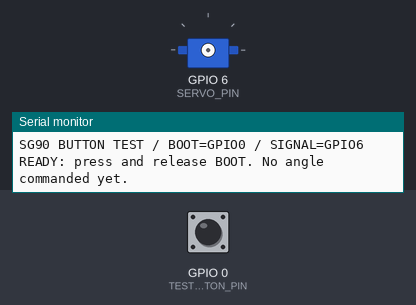
A sketch run on a simulated ESP32-S3. Shown: servo, the last lines printed to the serial monitor. The inputs (shaded band) are chosen by the test bench; at power-on: GPIO 0 (TEST_BUTTON_PIN) HIGH. Servo pulses on a pin are drawn as a servo (544–2400 µs = 0–180°).

Above: at 1.2 s.
1.3 s: GPIO 0 (TEST_BUTTON_PIN) pulled LOW for 0.15 s
2.9 s: GPIO 0 (TEST_BUTTON_PIN) pulled LOW for 1 s
At 3.3 s:
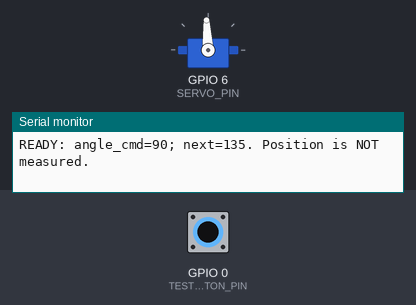
5.4 s: GPIO 0 (TEST_BUTTON_PIN) pulled LOW for 0.15 s
At 6.4 s:
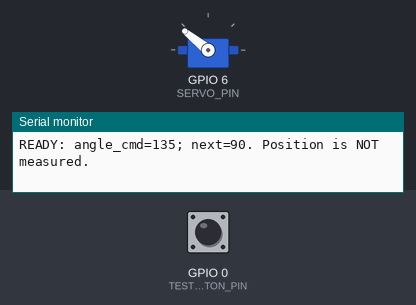
7.0 s: GPIO 0 (TEST_BUTTON_PIN) pulled LOW for 3.2 s
At 7.6 s:
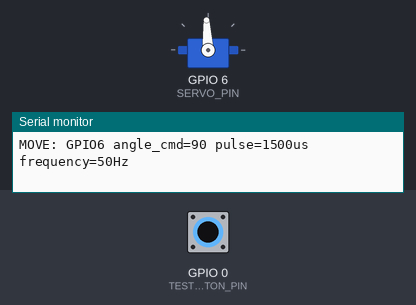
11.7 s: GPIO 0 (TEST_BUTTON_PIN) pulsed LOW 2 times (0.12 s each, 0.3 s apart)
At 12.4 s:
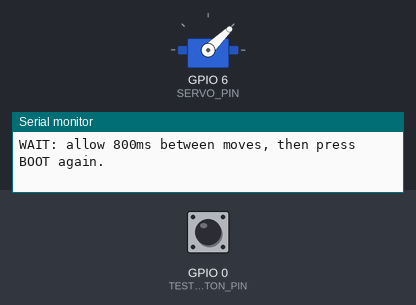
Timing chart, 0 to 14.7 s (numbered marks = the images above; inputs shaded):
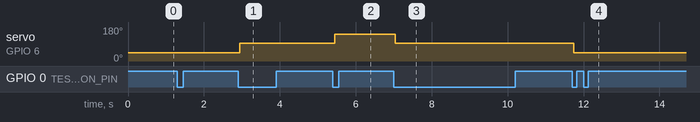

The sketch:

ServoButtonTest.ino
```cpp
/*
 * ESP32-S3 N16R8 / SG90 单独测试
 * 信号 GPIO6，BOOT 按钮 GPIO0（按下为 LOW）。
 * BOOT 每按一次：45 -> 90 -> 135 -> 90 -> 45 ...
 * 上电不发送位置脉冲，按键后才开始控制；RST 仅复位。
 * Arduino ESP32 3.x，无需安装第三方库。
 */
#include <Arduino.h>

#if !defined(CONFIG_IDF_TARGET_ESP32S3)
#error "Select ESP32S3 Dev Module."
#endif
#if ESP_ARDUINO_VERSION_MAJOR < 3
#error "Install Arduino ESP32 core 3.x."
#endif

constexpr uint8_t SERVO_PIN = 6;
constexpr uint8_t TEST_BUTTON_PIN = 0;
constexpr uint8_t PWM_BITS = 14;
constexpr uint32_t PWM_HZ = 50;
constexpr uint32_t PWM_PERIOD_US = 1000000UL / PWM_HZ;
constexpr uint32_t DEBOUNCE_MS = 40;
constexpr uint32_t MOVE_WAIT_MS = 800;
constexpr uint8_t ANGLES[] = {45, 90, 135, 90};

bool pwmReady = false;
bool rawPressed = false;
bool stablePressed = false;
bool releasedSinceBoot = false;
bool hasCommand = false;
uint32_t rawChangedAt = 0;
uint32_t lastMoveAt = 0;
uint32_t lastStatusAt = 0;
uint8_t nextAngleIndex = 0;
int commandedAngle = -1;

void printStatus() {
  if (!pwmReady) {
    Serial.println("ERROR: PWM unavailable. Check board/core settings, then reset.");
  } else if (!hasCommand) {
    Serial.println("READY: press and release BOOT. No angle commanded yet.");
  } else {
    Serial.printf("READY: angle_cmd=%d; next=%u. Position is NOT measured.\n",
      commandedAngle, unsigned(ANGLES[nextAngleIndex]));
  }
}

void moveOnPress(uint32_t now) {
  if (!pwmReady) return;
  if (hasCommand && now - lastMoveAt < MOVE_WAIT_MS) {
    Serial.println("WAIT: allow 800ms between moves, then press BOOT again.");
    return;
  }
  const uint8_t angle = ANGLES[nextAngleIndex];
  // SG90 常见 500~2500us 对应 0~180 度；本测试只用中间范围。
  // 45/90/135 度分别发出 1000/1500/2000us 脉冲。
  const uint32_t pulseUs = 500UL + uint32_t(angle) * 2000UL / 180UL;
  const uint32_t duty = (pulseUs * ((1UL << PWM_BITS) - 1) + PWM_PERIOD_US / 2)
                        / PWM_PERIOD_US;
  if (!ledcWrite(SERVO_PIN, duty)) {
    pwmReady = false;
    Serial.println("ERROR: ledcWrite failed. Restart after checking configuration.");
    return;
  }
  commandedAngle = angle;
  hasCommand = true;
  lastMoveAt = now;
  nextAngleIndex = (nextAngleIndex + 1) % (sizeof(ANGLES) / sizeof(ANGLES[0]));
  Serial.printf("MOVE: GPIO6 angle_cmd=%u pulse=%luus frequency=50Hz\n",
    unsigned(angle), (unsigned long)pulseUs);
}

void setup() {
  Serial.begin(115200);
  pinMode(TEST_BUTTON_PIN, INPUT_PULLUP);
  rawPressed = stablePressed = (digitalRead(TEST_BUTTON_PIN) == LOW);
  rawChangedAt = millis();
  pwmReady = ledcAttach(SERVO_PIN, PWM_HZ, PWM_BITS);
  // 保持信号低电平，不在上电时直接转向未知的目标位置。
  if (pwmReady && !ledcWrite(SERVO_PIN, 0)) pwmReady = false;
  Serial.println("\nSG90 BUTTON TEST / BOOT=GPIO0 / SIGNAL=GPIO6");
  printStatus();
}

void loop() {
  const uint32_t now = millis();
  const bool pressed = (digitalRead(TEST_BUTTON_PIN) == LOW);
  if (pressed != rawPressed) {
    rawPressed = pressed;
    rawChangedAt = now;
  }
  if (now - rawChangedAt >= DEBOUNCE_MS) {
    if (!rawPressed) releasedSinceBoot = true;
    if (rawPressed != stablePressed) {
      stablePressed = rawPressed;
      if (stablePressed && releasedSinceBoot) moveOnPress(now);
    }
  }
  // 长按不会重复动作；定期输出让稍后打开串口的人也能看到状态。
  if (now - lastStatusAt >= 3000) {
    lastStatusAt = now;
    printStatus();
  }
  delay(1);
}
```

Measured:
- after the input at 2.9 s, servo on GPIO 6 (SERVO_PIN): 44° → 93° at once
- after the input at 5.4 s, servo on GPIO 6 (SERVO_PIN): 93° → 141° at once
- after the input at 7.0 s, servo on GPIO 6 (SERVO_PIN): 141° → 93° at once
- after the input at 11.7 s, servo on GPIO 6 (SERVO_PIN): 93° → 44° at once
